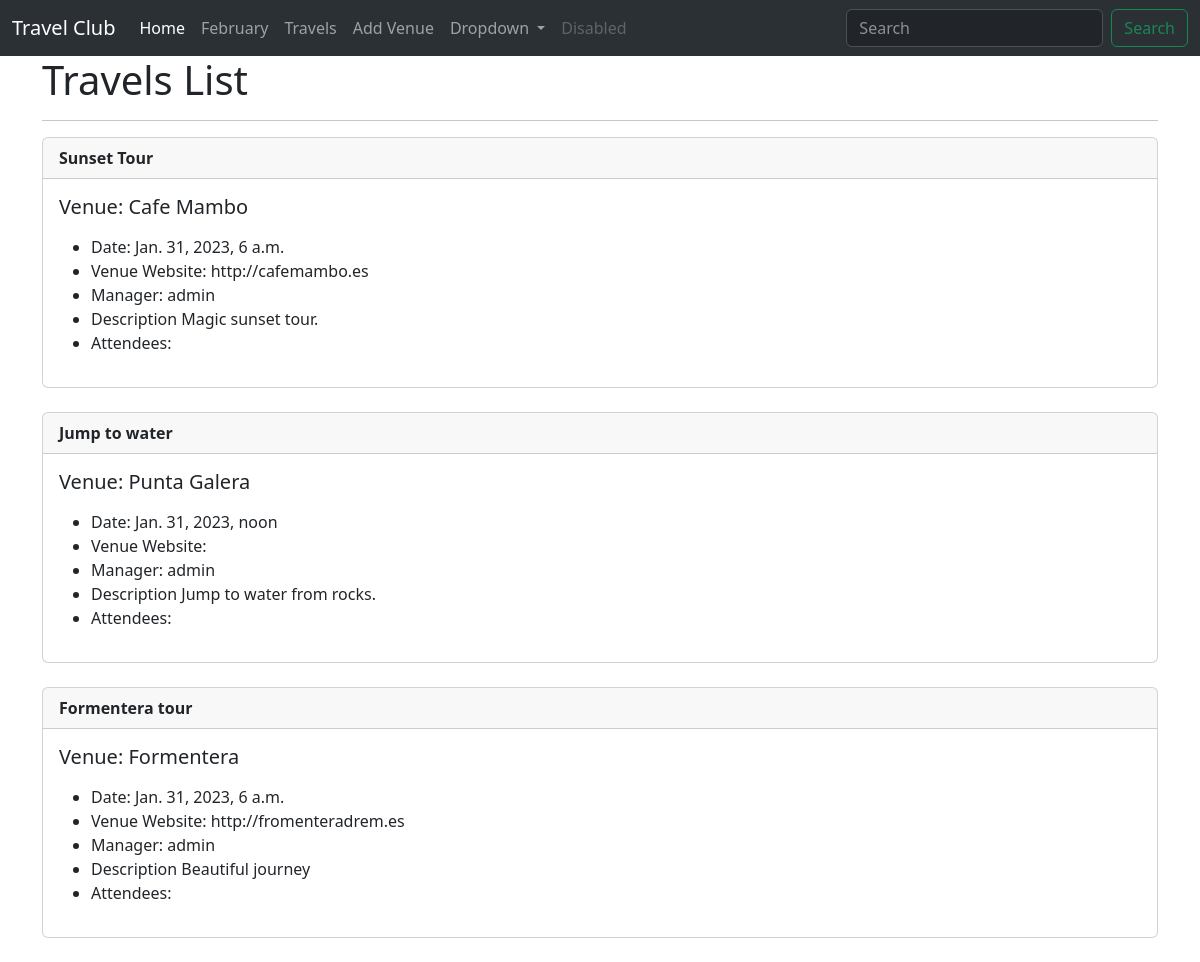
/travels, run on the app's committed database.
### travel/models.py (models this page shows)
class Travel(models.Model):
    name = models.CharField('Travel Name', max_length=120)
    travel_date = models.DateTimeField('Travel Date')
    venue = models.ForeignKey(
        Venue, blank=True, null=True, on_delete=models.CASCADE)
    manager = models.ForeignKey(User, blank=True, null=True, on_delete=models.SET_NULL)
    description = models.TextField(blank=True)
    attendees = models.ManyToManyField(TravelUser, blank=True)
    def __str__(self):
        return self.name

class Venue(models.Model):
    name = models.CharField('Venue Name', max_length=120)
    address = models.CharField(max_length=300)
    zip_code = models.CharField('Zip Code', max_length=15)
    phone = models.CharField('Contact Phone', max_length=25, blank=True)
    web = models.URLField('Website Address', blank=True)
    email_address = models.EmailField('Email', blank=True)
    def __str__(self):
        return self.name

### travel/views.py (the view)
# urls.py: path('travels', views.all_travels, name='list-travels'),
def all_travels(request):
    travel_list = Travel.objects.all()
    return render(request, 'travel/travel_list.html', {
        'travel_list': travel_list
    })

### travel/templates/travel/travel_list.html (shortened to what this page needs)
{% extends 'travel/base.html' %}
{% block content %}
<h1>Travels List</h1>
<hr>
    {% for travel in travel_list %}
    <div class="card">
        <div class="card-header">
            <strong>{{ travel }}</strong>
        </div>
        <div class="card-body">
          <h5 class="card-title">Venue: {{ travel.venue }}</h5>
          <p class="card-text">
            <ul>
                <li>Date: {{ travel.travel_date }} </li>
                <li>Venue Website: {{ travel.venue.web }} </li>
                <li>Manager: {{ travel.manager }} </li>
                <li>Description {{ travel.description }} </li>
                <li>Attendees:
            </li>
            </ul>
          </p>
        </div>
      </div>
      <br>
    {% endfor %}
{% endblock %}

### travel/templates/travel/base.html (shortened to what this page needs)
<!doctype html>
<html lang="en">
  <head>
    <link href="https://cdn.jsdelivr.net/npm/bootstrap@5.3.0-alpha1/dist/css/bootstrap.min.css" rel="stylesheet">
  </head>
  <body>
    {% include 'travel/navbar.html' %}
<div class="container">
    {% block content %}
    {% endblock %}
</div>
  </body>
</html>

### travel/templates/travel/navbar.html (shortened to what this page needs)
<nav class="navbar  navbar-expand-lg bg-body-tertiary" data-bs-theme="dark">
    <div class="container-fluid">
      <a class="navbar-brand" href="{% url 'home' %}">Travel Club</a>
      <div class="collapse navbar-collapse" id="navbarSupportedContent">
        <ul class="navbar-nav me-auto mb-2 mb-lg-0">
          <li class="nav-item">
            <a class="nav-link active" aria-current="page" href="#">Home</a>
          </li>
          <li class="nav-item">
            <a class="nav-link" href="{% url 'home' '2023' 'February' %}">February</a>
          </li>
          <li class="nav-item">
            <a class="nav-link" href="{% url 'list-travels' %}">Travels</a>
          </li>
          <li class="nav-item">
            <a class="nav-link" href="{% url 'add-venue' %}">Add Venue</a>
          </li>
          <li class="nav-item dropdown">
            <a class="nav-link dropdown-toggle" href="#" role="button" data-bs-toggle="dropdown" aria-expanded="false">
              Dropdown
            </a>
          </li>
          <li class="nav-item">
            <a class="nav-link disabled">Disabled</a>
          </li>
        </ul>
        <form class="d-flex" role="search">
          <input class="form-control me-2 bg-dark" type="search" placeholder="Search" aria-label="Search">
          <button class="btn btn-outline-success" type="submit">Search</button>
        </form>
      </div>
    </div>
  </nav>

### data on the page
Travel: name "Sunset Tour", venue "Cafe Mambo", travel_date "Jan. 31, 2023, 6 a.m.", venue.web "http://cafemambo.es", manager "admin", description "Magic sunset tour."
Travel: name "Jump to water", venue "Punta Galera", travel_date "Jan. 31, 2023, noon", manager "admin", description "Jump to water from rocks."
Travel: name "Formentera tour", venue "Formentera", travel_date "Jan. 31, 2023, 6 a.m.", venue.web "http://fromenteradrem.es", manager "admin", description "Beautiful journey"
